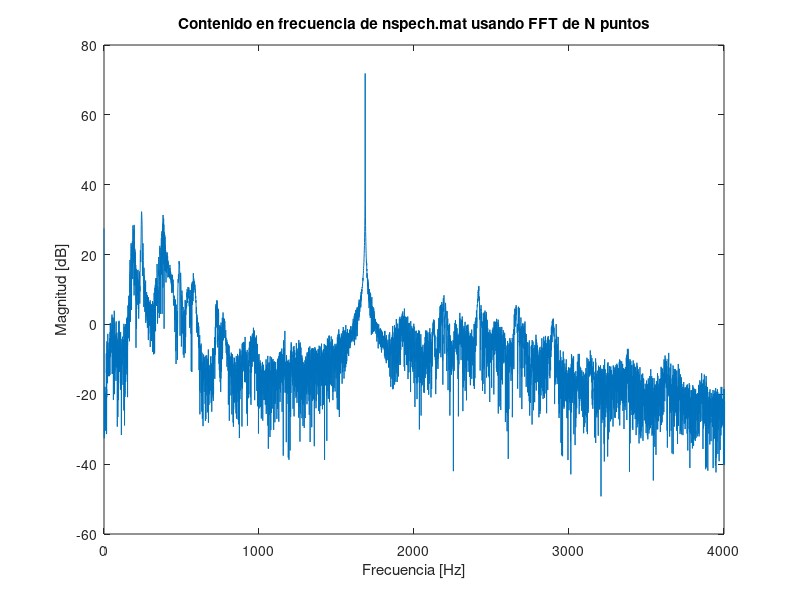
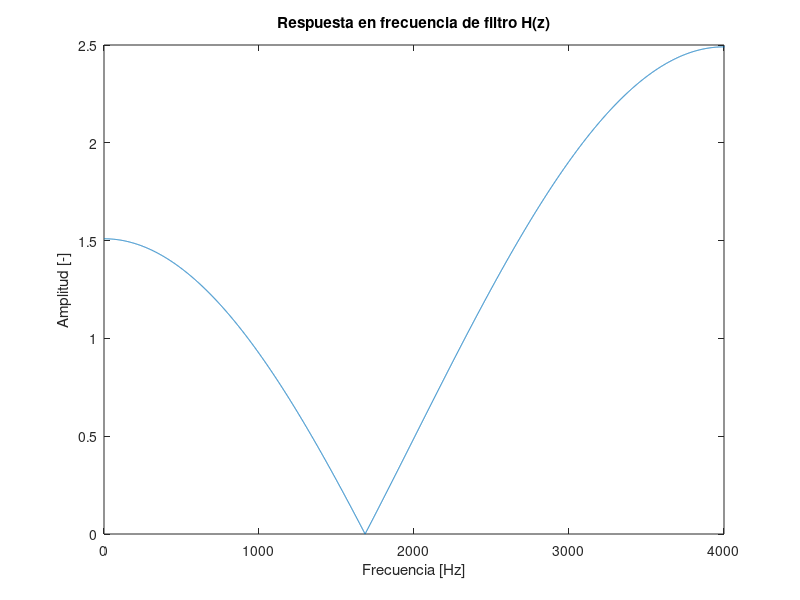
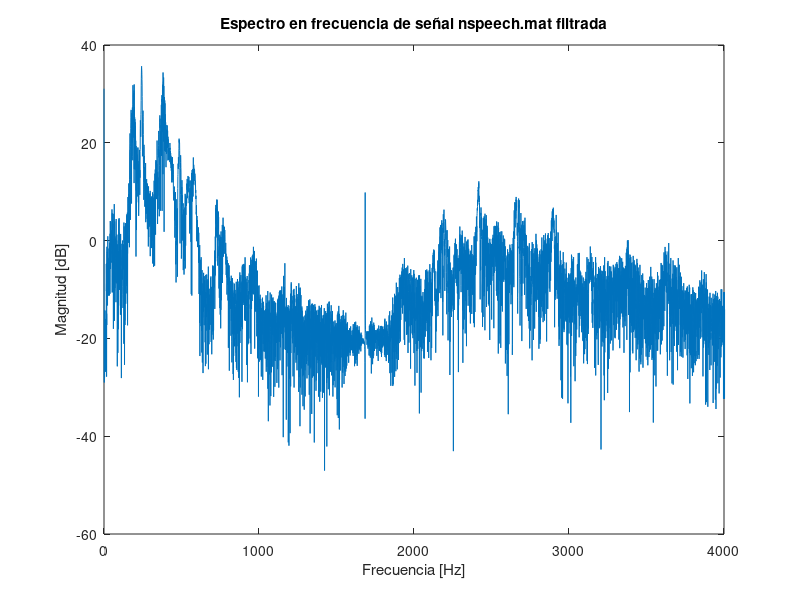

The MATLAB script that drew these images, in order: (Note: this script raises an error after producing the figures.)
%%%%% Parte III Lab 4 DSP
close all; clear; clc;
load("nspeech.mat");

x = nspeech; Nx = length(x); %Se agrega archivo al workspace

%%% Identificación de tono no deseado 

% Del gráfico: (f0 = 1685; 1685*2pi/8k = 1.322)
X = fft(x,Nx);
fx = (0:(Nx-1))*fs/Nx;

figure
plot(fx,20*log10(abs(X)));xlim([0,4000])
xlabel("Frecuencia [Hz]");ylabel("Magnitud [dB]");
title("Contenido en frecuencia de nspech.mat usando FFT de N puntos");

%%% Diseño y gráfico de Filtro en frecuencia

%Del grafico theta = 1.323 -> coinciden
%filtro -> H(w) =  1-2cos(1.323)*e^-jw  + e^-2jw
%filtro -> H[z] = 1-0.49*z^-1 + z^-2

N = Nx;% + 3 - 1; %Valor de N para evitar aliasing temporal
f = (0:(N-1))*fs/N;

ejw_n = exp(-1j*2*pi*(0:N-1)/N);
H     = 1-2*cos(1.323)*ejw_n  + ejw_n.^2;

figure
plot(f,abs(H));xlim([0 4000])
ylabel("Amplitud [-]"); xlabel("Frecuencia [Hz]");
title ("Respuesta en frecuencia de filtro H(z)");

%%% Espectro de filtrado en frecuencia
X = fft(x , N);
Y = X.* H;

figure
plot(f,20*log10(abs(Y)));xlim([0 4000])
ylabel("Magnitud [dB]"); xlabel("Frecuencia [Hz]");
title ("Espectro en frecuencia de señal nspeech.mat filtrada");

%%% Reconstrucción temporal
y = ifft(Y,"symmetric");

figure
subplot 211
plot((0:Nx-1)*1/fs,x);
ylabel("Amplitud [-]"); xlabel("Tiempo [s]");
title ("Señal nspeech.mat");
subplot 212
plot((0:length(y)-1)*1/fs,y);
ylabel("Amplitud [-]"); xlabel("Tiempo [s]");
title ("Señal nspeech.mat filtrada");

%%% Guardado de audios para comparación
audiowrite("nspeech_unfiltered.wav",x,fs);
audiowrite("nspeech_filtered.wav",y,fs);
